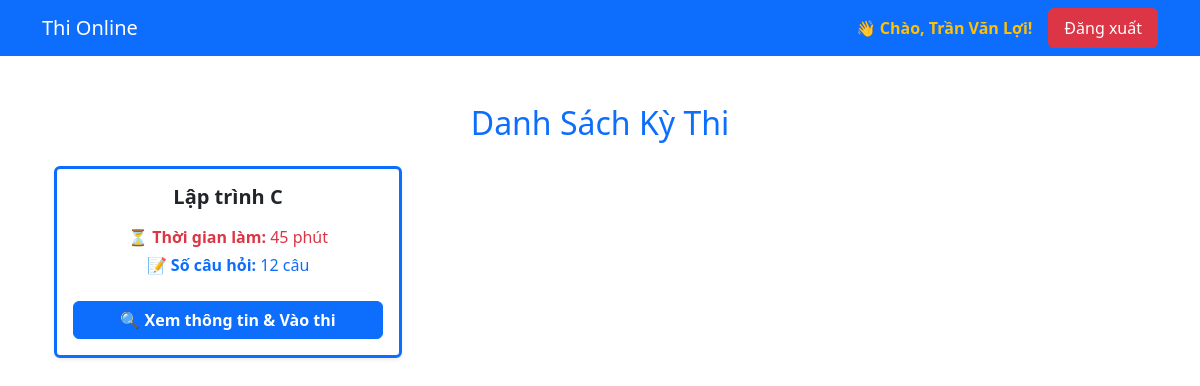
Page /index.php?page=student_exams (signed in) on the committed database.
### tables this page shows
CREATE TABLE `exams` (
  `id` int(11) NOT NULL,
  `title` varchar(255) NOT NULL,
  `duration` int(11) NOT NULL COMMENT 'Thời gian làm bài (phút)',
  `created_at` timestamp NOT NULL DEFAULT current_timestamp(),
  `max_attempts` int(11) DEFAULT 1 COMMENT 'Số lần làm bài tối đa',
  `start_time` datetime DEFAULT NULL COMMENT 'Thời gian mở đề',
  `end_time` datetime DEFAULT NULL COMMENT 'Thời gian đóng đề',
  `subject_id` int(11) DEFAULT NULL,
  `created_by` int(11) DEFAULT NULL
);

### views/student/exams_list.php (the view, shortened to what this page needs)
<?php
$stmt = $conn->query("SELECT e.*, COUNT(q.id) AS total_questions
                      FROM exams e
                      LEFT JOIN questions q ON e.id = q.exam_id
                      GROUP BY e.id
                      ORDER BY e.id DESC");
$exams = $stmt->fetchAll();
?>
<div class="container mt-5">
    <h2 class="text-center text-primary mb-4">Danh Sách Kỳ Thi</h2>
    <?php if (count($exams) > 0): ?>
        <div class="row">
            <?php foreach ($exams as $exam): ?>
                <div class="col-md-4 mb-4">
                    <div class="card shadow-sm h-100 border-primary border-top border-3">
                        <div class="card-body text-center d-flex flex-column justify-content-center">
                            <h5 class="card-title text-dark fw-bold mb-3"><?php echo htmlspecialchars($exam['title']); ?></h5>
                            <p class="card-text text-danger mb-1">
                                <strong>⏳ Thời gian làm:</strong> <?php echo $exam['duration']; ?> phút
                            </p>
                            <p class="card-text text-primary mb-4">
                                <strong>📝 Số câu hỏi:</strong> <?php echo $exam['total_questions']; ?> câu
                            </p>
                            <a href="index.php?page=exam_info&id=<?php echo $exam['id']; ?>" class="btn btn-primary mt-auto w-100 fw-bold">
                                🔍 Xem thông tin & Vào thi
                            </a>
                        </div>
                    </div>
                </div>
            <?php endforeach; ?>
        </div>
    <?php endif; ?>
</div>

### rows in the picture
exams: title "Lập trình C", duration "45", total_questions "12"

### other values in the picture
$_SESSION['fullname'] "Trần Văn Lợi"
